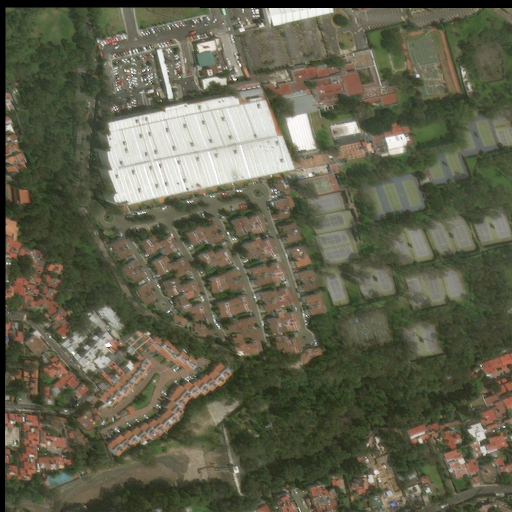
#> input picture vbl_data/orginal_images/mexico-earthquake_00000001_post_disaster.png, 1024 x 1024 px, found by its file name (shown at 1/2 size); its folder holds 4 pictures in this run
$ python augment.py
#> lines starting #> are read from the running program, lines starting #| are printed output that depends on the picture
# # /home/ppspr/Downloads/newImages/8-o-clock-1453175.jpg
import numpy as np
import os
from PIL import Image

def augment(input_folder):
	for image_name in os.listdir(input_folder):
		image_path = os.path.join(input_folder, image_name)
		input_image = np.array(Image.open(image_path))
#> input_image is the input picture: shape (1024, 1024, 3); mean R, G, B 96.6, 96.4, 76.6
		image_path = image_path.replace('.png','')

		output_path = os.path.join(output_folder_90,image_name+'_90.png')
		Image.fromarray(np.rot90(input_image)).save(output_path)
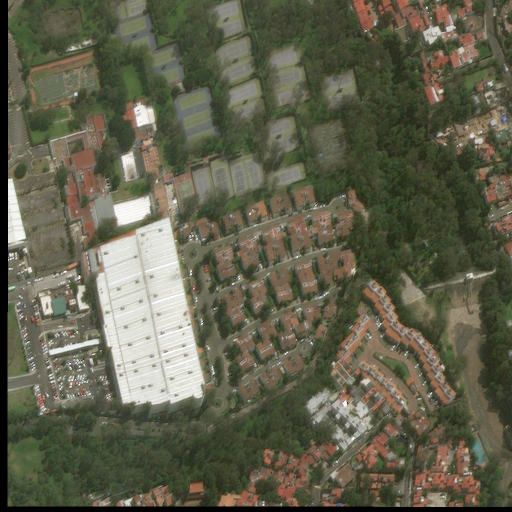
#> saved as mexico-earthquake_00000001_post_disaster.png_90.png: PIL image 1024x1024 RGB (shown at 1/2 size); mean R, G, B 96.6, 96.4, 76.6

		output_path = os.path.join(output_folder_180,image_name+'_180.png')
		Image.fromarray(np.rot90(input_image, 2)).save(output_path)
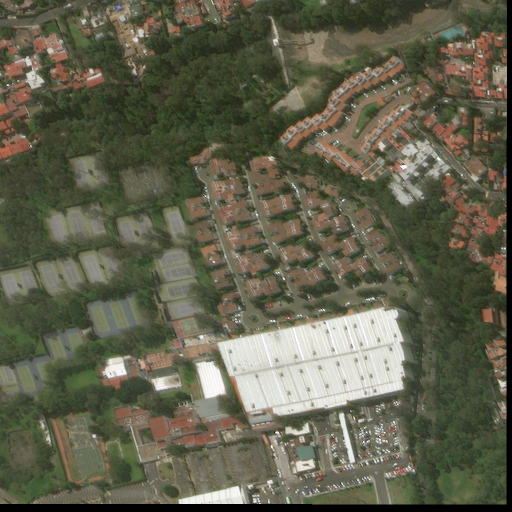
#> saved as mexico-earthquake_00000001_post_disaster.png_180.png: PIL image 1024x1024 RGB (shown at 1/2 size); mean R, G, B 96.6, 96.4, 76.6

		output_path = os.path.join(output_folder_270,image_name+'_270.png')
		Image.fromarray(np.rot90(input_image, 3)).save(output_path)
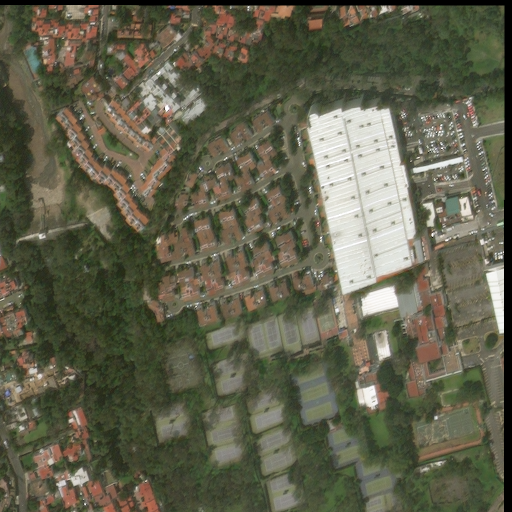
#> saved as mexico-earthquake_00000001_post_disaster.png_270.png: PIL image 1024x1024 RGB (shown at 1/2 size); mean R, G, B 96.6, 96.4, 76.6
#> pass 2 of the loop in augment, `for image_name in os.listdir(input_folder):`:
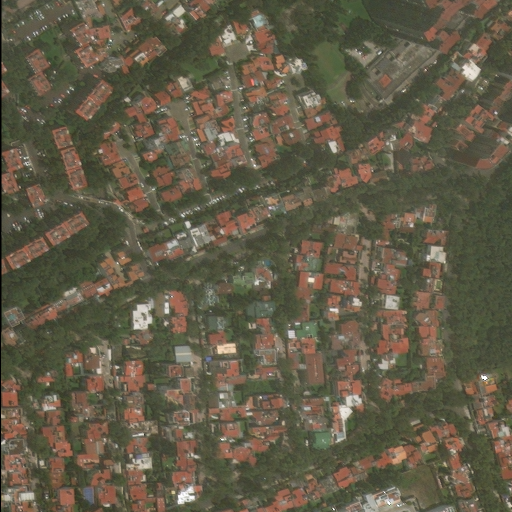
#> input picture vbl_data/orginal_images/mexico-earthquake_00000002_post_disaster.png, 1024 x 1024 px, found by its file name (shown at 1/2 size)
#> in augment, input_image is the input picture: shape (1024, 1024, 3); mean R, G, B 98.4, 91.6, 72.3
#> in augment, `Image.fromarray(np.rot90(input_image, 2)).save(output_path)`:
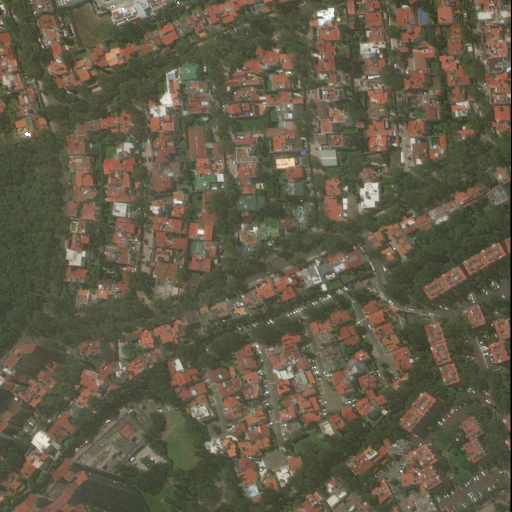
#> saved as mexico-earthquake_00000002_post_disaster.png_180.png: PIL image 1024x1024 RGB (shown at 1/2 size); mean R, G, B 98.4, 91.6, 72.3
#> in augment, `Image.fromarray(np.rot90(input_image, 3)).save(output_path)`:
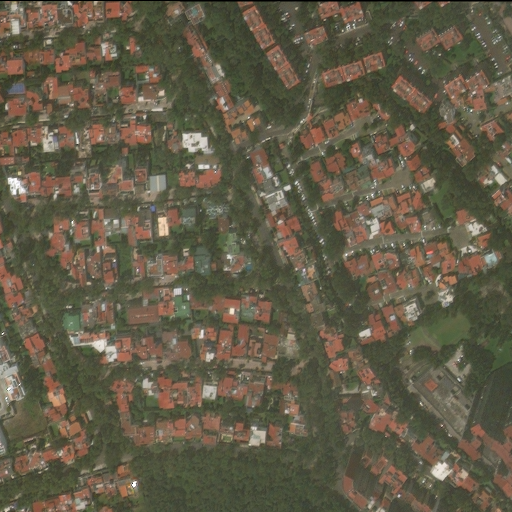
#> saved as mexico-earthquake_00000002_post_disaster.png_270.png: PIL image 1024x1024 RGB (shown at 1/2 size); mean R, G, B 98.4, 91.6, 72.3
#> pass 3 of the loop in augment, `for image_name in os.listdir(input_folder):`:
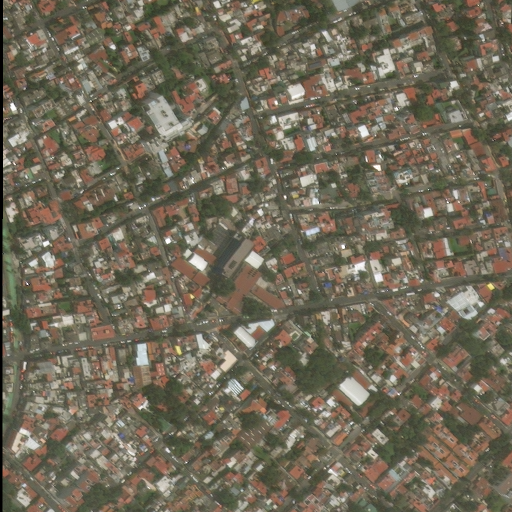
#> input picture vbl_data/orginal_images/mexico-earthquake_00000003_post_disaster.png, 1024 x 1024 px, found by its file name (shown at 1/2 size)
#> in augment, input_image is the input picture: shape (1024, 1024, 3); mean R, G, B 112, 104.7, 87.5
#> in augment, `Image.fromarray(np.rot90(input_image, 2)).save(output_path)`:
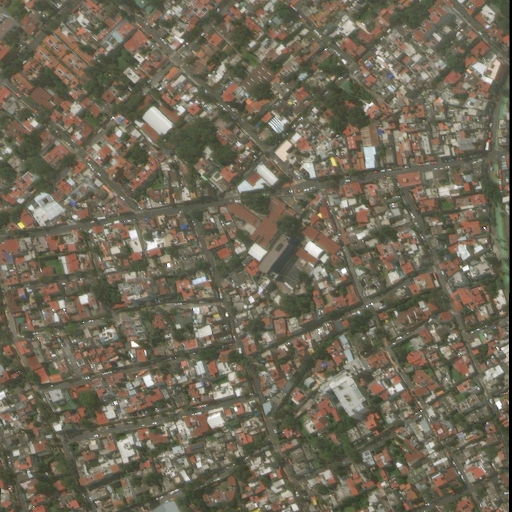
#> saved as mexico-earthquake_00000003_post_disaster.png_180.png: PIL image 1024x1024 RGB (shown at 1/2 size); mean R, G, B 112, 104.7, 87.5
#> in augment, `Image.fromarray(np.rot90(input_image, 3)).save(output_path)`:
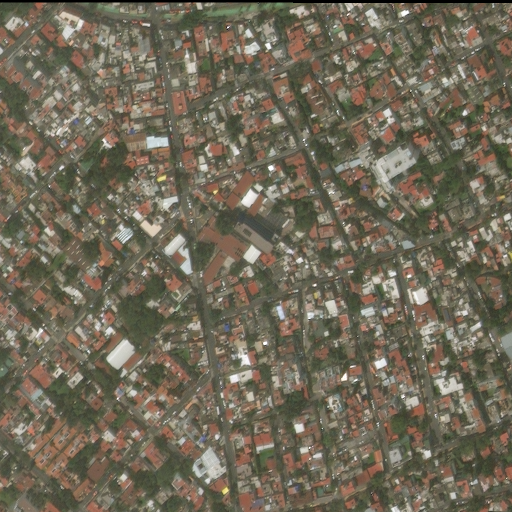
#> saved as mexico-earthquake_00000003_post_disaster.png_270.png: PIL image 1024x1024 RGB (shown at 1/2 size); mean R, G, B 112, 104.7, 87.5
#> the loop made 4 passes; the first 3 are shown

input_folder = '/home/ppspr/code/python/vbl_data/orginal_images'
output_folder_90 = '/home/ppspr/code/python/vbl_data/augmented_data/data_90/images_90'
output_folder_180 = '/home/ppspr/code/python/vbl_data/augmented_data/data_180/images_180'
output_folder_270 = '/home/ppspr/code/python/vbl_data/augmented_data/data_270/images_270'

augment(input_folder)

input_folder = '/home/ppspr/code/python/vbl_data/original_mask'
output_folder_90 = '/home/ppspr/code/python/vbl_data/augmented_images/data_90/masks_90'
output_folder_180 = '/home/ppspr/code/python/vbl_data/augmented_images/data_180/masks_180'
output_folder_270 = '/home/ppspr/code/python/vbl_data/augmented_images/data_270/masks_270'

#> (the run stopped early here; a loop or call above may not have finished)
